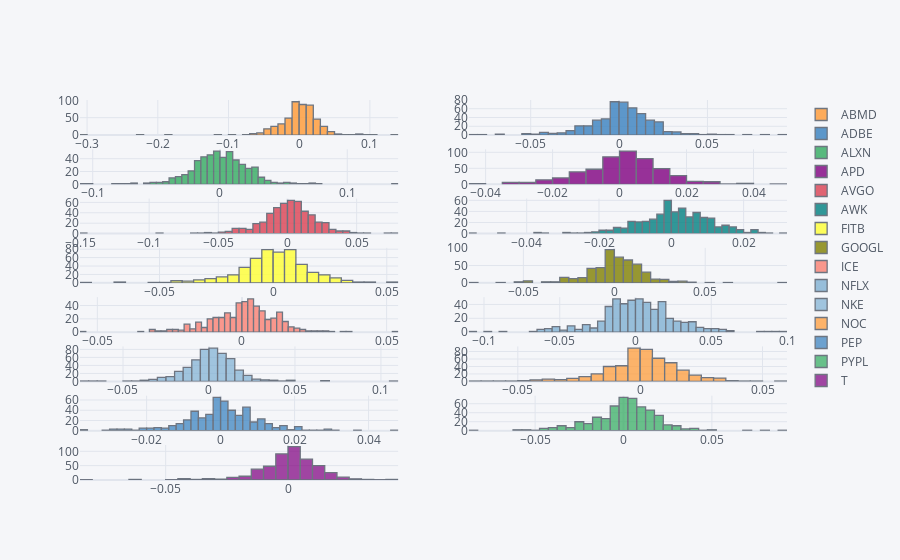

Notebook code cell kept with this figure:
### Code cell
log_returns.iplot(kind='histogram', subplots=True)
#Her kan du se log returns etter Ticker
#Slik ser altså da frekvens distribusjonen ut. 
#Som vi allerede vet fra empiriske bevis skal ikke disse være normaldistribuert.

### Figure 1 — Plotly figure (JSON) as saved in the notebook; plotly's stock layout.template omitted (floating-point values rounded to 4 significant figures; data arrays with more than 128 entries replaced by an {"elided": "..."} marker saying what was removed)
{"data": [{"histfunc": "count", "histnorm": "", "marker": {"color": "rgba(255, 153, 51, 1.0)", "line": {"color": "#4D5663", "width": 1.3}}, "name": "ABMD", "opacity": 0.8, "orientation": "v", "type": "histogram", "x": {"elided": "503 float values"}, "xaxis": "x", "yaxis": "y"}, {"histfunc": "count", "histnorm": "", "marker": {"color": "rgba(55, 128, 191, 1.0)", "line": {"color": "#4D5663", "width": 1.3}}, "name": "ADBE", "opacity": 0.8, "orientation": "v", "type": "histogram", "x": {"elided": "503 float values"}, "xaxis": "x2", "yaxis": "y2"}, {"histfunc": "count", "histnorm": "", "marker": {"color": "rgba(50, 171, 96, 1.0)", "line": {"color": "#4D5663", "width": 1.3}}, "name": "ALXN", "opacity": 0.8, "orientation": "v", "type": "histogram", "x": {"elided": "503 float values"}, "xaxis": "x3", "yaxis": "y3"}, {"histfunc": "count", "histnorm": "", "marker": {"color": "rgba(128, 0, 128, 1.0)", "line": {"color": "#4D5663", "width": 1.3}}, "name": "APD", "opacity": 0.8, "orientation": "v", "type": "histogram", "x": {"elided": "503 float values"}, "xaxis": "x4", "yaxis": "y4"}, {"histfunc": "count", "histnorm": "", "marker": {"color": "rgba(219, 64, 82, 1.0)", "line": {"color": "#4D5663", "width": 1.3}}, "name": "AVGO", "opacity": 0.8, "orientation": "v", "type": "histogram", "x": {"elided": "503 float values"}, "xaxis": "x5", "yaxis": "y5"}, {"histfunc": "count", "histnorm": "", "marker": {"color": "rgba(0, 128, 128, 1.0)", "line": {"color": "#4D5663", "width": 1.3}}, "name": "AWK", "opacity": 0.8, "orientation": "v", "type": "histogram", "x": {"elided": "503 float values"}, "xaxis": "x6", "yaxis": "y6"}, {"histfunc": "count", "histnorm": "", "marker": {"color": "rgba(255, 255, 51, 1.0)", "line": {"color": "#4D5663", "width": 1.3}}, "name": "FITB", "opacity": 0.8, "orientation": "v", "type": "histogram", "x": {"elided": "503 float values"}, "xaxis": "x7", "yaxis": "y7"}, {"histfunc": "count", "histnorm": "", "marker": {"color": "rgba(128, 128, 0, 1.0)", "line": {"color": "#4D5663", "width": 1.3}}, "name": "GOOGL", "opacity": 0.8, "orientation": "v", "type": "histogram", "x": {"elided": "503 float values"}, "xaxis": "x8", "yaxis": "y8"}, {"histfunc": "count", "histnorm": "", "marker": {"color": "rgba(251, 128, 114, 1.0)", "line": {"color": "#4D5663", "width": 1.3}}, "name": "ICE", "opacity": 0.8, "orientation": "v", "type": "histogram", "x": {"elided": "503 float values"}, "xaxis": "x9", "yaxis": "y9"}, {"histfunc": "count", "histnorm": "", "marker": {"color": "rgba(128, 177, 211, 1.0)", "line": {"color": "#4D5663", "width": 1.3}}, "name": "NFLX", "opacity": 0.8, "orientation": "v", "type": "histogram", "x": {"elided": "503 float values"}, "xaxis": "x10", "yaxis": "y10"}, {"histfunc": "count", "histnorm": "", "marker": {"color": "rgba(128, 177, 211, 0.8999999999999999)", "line": {"color": "#4D5663", "width": 1.3}}, "name": "NKE", "opacity": 0.8, "orientation": "v", "type": "histogram", "x": {"elided": "503 float values"}, "xaxis": "x11", "yaxis": "y11"}, {"histfunc": "count", "histnorm": "", "marker": {"color": "rgba(255, 153, 51, 0.8999999999999999)", "line": {"color": "#4D5663", "width": 1.3}}, "name": "NOC", "opacity": 0.8, "orientation": "v", "type": "histogram", "x": {"elided": "503 float values"}, "xaxis": "x12", "yaxis": "y12"}, {"histfunc": "count", "histnorm": "", "marker": {"color": "rgba(55, 128, 191, 0.8999999999999999)", "line": {"color": "#4D5663", "width": 1.3}}, "name": "PEP", "opacity": 0.8, "orientation": "v", "type": "histogram", "x": {"elided": "503 float values"}, "xaxis": "x13", "yaxis": "y13"}, {"histfunc": "count", "histnorm": "", "marker": {"color": "rgba(50, 171, 96, 0.8999999999999999)", "line": {"color": "#4D5663", "width": 1.3}}, "name": "PYPL", "opacity": 0.8, "orientation": "v", "type": "histogram", "x": {"elided": "503 float values"}, "xaxis": "x14", "yaxis": "y14"}, {"histfunc": "count", "histnorm": "", "marker": {"color": "rgba(128, 0, 128, 0.8999999999999999)", "line": {"color": "#4D5663", "width": 1.3}}, "name": "T", "opacity": 0.8, "orientation": "v", "type": "histogram", "x": {"elided": "503 float values"}, "xaxis": "x15", "yaxis": "y15"}], "layout": {"barmode": "overlay", "legend": {"bgcolor": "#F5F6F9", "font": {"color": "#4D5663"}}, "paper_bgcolor": "#F5F6F9", "plot_bgcolor": "#F5F6F9", "title": {"font": {"color": "#4D5663"}}, "xaxis": {"anchor": "y", "domain": [0, 0.45], "gridcolor": "#E1E5ED", "showgrid": true, "tickfont": {"color": "#4D5663"}, "title": {"font": {"color": "#4D5663"}, "text": ""}, "zerolinecolor": "#E1E5ED"}, "xaxis10": {"anchor": "y10", "domain": [0.55, 1], "gridcolor": "#E1E5ED", "showgrid": true, "tickfont": {"color": "#4D5663"}, "title": {"font": {"color": "#4D5663"}, "text": ""}, "zerolinecolor": "#E1E5ED"}, "xaxis11": {"anchor": "y11", "domain": [0, 0.45], "gridcolor": "#E1E5ED", "showgrid": true, "tickfont": {"color": "#4D5663"}, "title": {"font": {"color": "#4D5663"}, "text": ""}, "zerolinecolor": "#E1E5ED"}, "xaxis12": {"anchor": "y12", "domain": [0.55, 1], "gridcolor": "#E1E5ED", "showgrid": true, "tickfont": {"color": "#4D5663"}, "title": {"font": {"color": "#4D5663"}, "text": ""}, "zerolinecolor": "#E1E5ED"}, "xaxis13": {"anchor": "y13", "domain": [0, 0.45], "gridcolor": "#E1E5ED", "showgrid": true, "tickfont": {"color": "#4D5663"}, "title": {"font": {"color": "#4D5663"}, "text": ""}, "zerolinecolor": "#E1E5ED"}, "xaxis14": {"anchor": "y14", "domain": [0.55, 1], "gridcolor": "#E1E5ED", "showgrid": true, "tickfont": {"color": "#4D5663"}, "title": {"font": {"color": "#4D5663"}, "text": ""}, "zerolinecolor": "#E1E5ED"}, "xaxis15": {"anchor": "y15", "domain": [0, 0.45], "gridcolor": "#E1E5ED", "showgrid": true, "tickfont": {"color": "#4D5663"}, "title": {"font": {"color": "#4D5663"}, "text": ""}, "zerolinecolor": "#E1E5ED"}, "xaxis16": {"anchor": "y16", "domain": [0.55, 1], "gridcolor": "#E1E5ED", "showgrid": true, "tickfont": {"color": "#4D5663"}, "title": {"font": {"color": "#4D5663"}, "text": ""}, "zerolinecolor": "#E1E5ED"}, "xaxis2": {"anchor": "y2", "domain": [0.55, 1], "gridcolor": "#E1E5ED", "showgrid": true, "tickfont": {"color": "#4D5663"}, "title": {"font": {"color": "#4D5663"}, "text": ""}, "zerolinecolor": "#E1E5ED"}, "xaxis3": {"anchor": "y3", "domain": [0, 0.45], "gridcolor": "#E1E5ED", "showgrid": true, "tickfont": {"color": "#4D5663"}, "title": {"font": {"color": "#4D5663"}, "text": ""}, "zerolinecolor": "#E1E5ED"}, "xaxis4": {"anchor": "y4", "domain": [0.55, 1], "gridcolor": "#E1E5ED", "showgrid": true, "tickfont": {"color": "#4D5663"}, "title": {"font": {"color": "#4D5663"}, "text": ""}, "zerolinecolor": "#E1E5ED"}, "xaxis5": {"anchor": "y5", "domain": [0, 0.45], "gridcolor": "#E1E5ED", "showgrid": true, "tickfont": {"color": "#4D5663"}, "title": {"font": {"color": "#4D5663"}, "text": ""}, "zerolinecolor": "#E1E5ED"}, "xaxis6": {"anchor": "y6", "domain": [0.55, 1], "gridcolor": "#E1E5ED", "showgrid": true, "tickfont": {"color": "#4D5663"}, "title": {"font": {"color": "#4D5663"}, "text": ""}, "zerolinecolor": "#E1E5ED"}, "xaxis7": {"anchor": "y7", "domain": [0, 0.45], "gridcolor": "#E1E5ED", "showgrid": true, "tickfont": {"color": "#4D5663"}, "title": {"font": {"color": "#4D5663"}, "text": ""}, "zerolinecolor": "#E1E5ED"}, "xaxis8": {"anchor": "y8", "domain": [0.55, 1], "gridcolor": "#E1E5ED", "showgrid": true, "tickfont": {"color": "#4D5663"}, "title": {"font": {"color": "#4D5663"}, "text": ""}, "zerolinecolor": "#E1E5ED"}, "xaxis9": {"anchor": "y9", "domain": [0, 0.45], "gridcolor": "#E1E5ED", "showgrid": true, "tickfont": {"color": "#4D5663"}, "title": {"font": {"color": "#4D5663"}, "text": ""}, "zerolinecolor": "#E1E5ED"}, "yaxis": {"anchor": "x", "domain": [0.9078, 1.0], "gridcolor": "#E1E5ED", "showgrid": true, "tickfont": {"color": "#4D5663"}, "title": {"font": {"color": "#4D5663"}, "text": ""}, "zerolinecolor": "#E1E5ED"}, "yaxis10": {"anchor": "x10", "domain": [0.3891, 0.4813], "gridcolor": "#E1E5ED", "showgrid": true, "tickfont": {"color": "#4D5663"}, "title": {"font": {"color": "#4D5663"}, "text": ""}, "zerolinecolor": "#E1E5ED"}, "yaxis11": {"anchor": "x11", "domain": [0.2594, 0.3516], "gridcolor": "#E1E5ED", "showgrid": true, "tickfont": {"color": "#4D5663"}, "title": {"font": {"color": "#4D5663"}, "text": ""}, "zerolinecolor": "#E1E5ED"}, "yaxis12": {"anchor": "x12", "domain": [0.2594, 0.3516], "gridcolor": "#E1E5ED", "showgrid": true, "tickfont": {"color": "#4D5663"}, "title": {"font": {"color": "#4D5663"}, "text": ""}, "zerolinecolor": "#E1E5ED"}, "yaxis13": {"anchor": "x13", "domain": [0.1297, 0.2219], "gridcolor": "#E1E5ED", "showgrid": true, "tickfont": {"color": "#4D5663"}, "title": {"font": {"color": "#4D5663"}, "text": ""}, "zerolinecolor": "#E1E5ED"}, "yaxis14": {"anchor": "x14", "domain": [0.1297, 0.2219], "gridcolor": "#E1E5ED", "showgrid": true, "tickfont": {"color": "#4D5663"}, "title": {"font": {"color": "#4D5663"}, "text": ""}, "zerolinecolor": "#E1E5ED"}, "yaxis15": {"anchor": "x15", "domain": [0, 0.09219], "gridcolor": "#E1E5ED", "showgrid": true, "tickfont": {"color": "#4D5663"}, "title": {"font": {"color": "#4D5663"}, "text": ""}, "zerolinecolor": "#E1E5ED"}, "yaxis16": {"anchor": "x16", "domain": [0, 0.09219], "gridcolor": "#E1E5ED", "showgrid": true, "tickfont": {"color": "#4D5663"}, "title": {"font": {"color": "#4D5663"}, "text": ""}, "zerolinecolor": "#E1E5ED"}, "yaxis2": {"anchor": "x2", "domain": [0.9078, 1.0], "gridcolor": "#E1E5ED", "showgrid": true, "tickfont": {"color": "#4D5663"}, "title": {"font": {"color": "#4D5663"}, "text": ""}, "zerolinecolor": "#E1E5ED"}, "yaxis3": {"anchor": "x3", "domain": [0.7781, 0.8703], "gridcolor": "#E1E5ED", "showgrid": true, "tickfont": {"color": "#4D5663"}, "title": {"font": {"color": "#4D5663"}, "text": ""}, "zerolinecolor": "#E1E5ED"}, "yaxis4": {"anchor": "x4", "domain": [0.7781, 0.8703], "gridcolor": "#E1E5ED", "showgrid": true, "tickfont": {"color": "#4D5663"}, "title": {"font": {"color": "#4D5663"}, "text": ""}, "zerolinecolor": "#E1E5ED"}, "yaxis5": {"anchor": "x5", "domain": [0.6484, 0.7406], "gridcolor": "#E1E5ED", "showgrid": true, "tickfont": {"color": "#4D5663"}, "title": {"font": {"color": "#4D5663"}, "text": ""}, "zerolinecolor": "#E1E5ED"}, "yaxis6": {"anchor": "x6", "domain": [0.6484, 0.7406], "gridcolor": "#E1E5ED", "showgrid": true, "tickfont": {"color": "#4D5663"}, "title": {"font": {"color": "#4D5663"}, "text": ""}, "zerolinecolor": "#E1E5ED"}, "yaxis7": {"anchor": "x7", "domain": [0.5188, 0.6109], "gridcolor": "#E1E5ED", "showgrid": true, "tickfont": {"color": "#4D5663"}, "title": {"font": {"color": "#4D5663"}, "text": ""}, "zerolinecolor": "#E1E5ED"}, "yaxis8": {"anchor": "x8", "domain": [0.5188, 0.6109], "gridcolor": "#E1E5ED", "showgrid": true, "tickfont": {"color": "#4D5663"}, "title": {"font": {"color": "#4D5663"}, "text": ""}, "zerolinecolor": "#E1E5ED"}, "yaxis9": {"anchor": "x9", "domain": [0.3891, 0.4813], "gridcolor": "#E1E5ED", "showgrid": true, "tickfont": {"color": "#4D5663"}, "title": {"font": {"color": "#4D5663"}, "text": ""}, "zerolinecolor": "#E1E5ED"}}}
